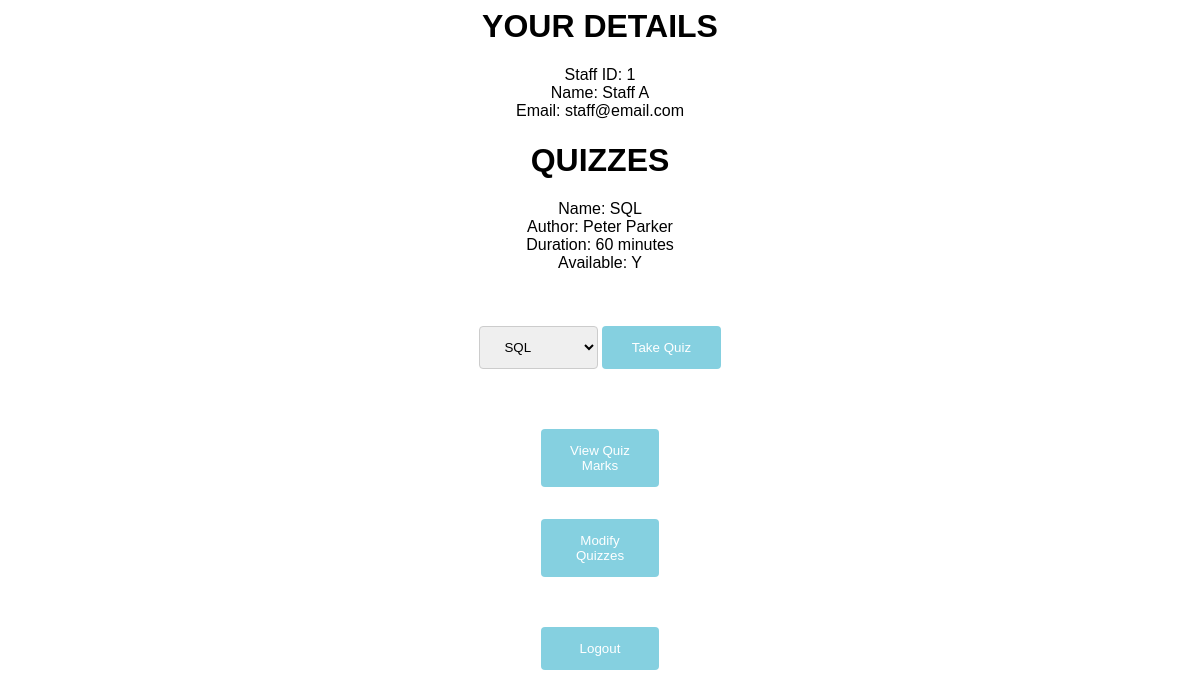
Page /staff_quiz.php (signed in) on the committed database.
### tables this page shows
CREATE TABLE `staff` (
  `staff_id` int(10) NOT NULL AUTO_INCREMENT,
  `name` varchar(100) NOT NULL,
  `email` varchar(100) NOT NULL,
  `password` varchar(100) NOT NULL,
  PRIMARY KEY (`staff_id`)
);

CREATE TABLE `quiz` (
  `quiz_id` int(10) NOT NULL AUTO_INCREMENT,
  `name` varchar(100) NOT NULL,
  `author` varchar(100) NOT NULL,
  `available` char(1) NOT NULL,
  `duration` int(10) NOT NULL,
  PRIMARY KEY (`quiz_id`)
);

### staff_quiz.php (the view, shortened to what this page needs)
<?php
    require_once('config.php');
?>
<html>
    <head>
        <link rel="stylesheet" type="text/css" href="mystyle.css">
    </head>
    <body>
        <div class="container">
                <h1> YOUR DETAILS</h1>
                <?php
                    $email = $_SESSION['email'];
                    $sql1 = "SELECT name, email, staff_id FROM staff";
                    $result1 = $mysqli->query($sql1);
                    while($rowx = $result1->fetch_assoc()) {
                        if($rowx["email"] == $email) {
                            echo "Staff ID: ". $rowx["staff_id"]."<br>";
                            echo "Name: ". $rowx["name"]."<br>";
                            echo "Email: ". $rowx["email"]."<br>";
                        }
                    }
                ?>
                <h1>QUIZZES</h1>
                <?php
                    $sql = "SELECT name, author, duration, available FROM quiz";
                    $result = $mysqli->query($sql);
                    if ($result->num_rows > 0) {
                      while($row = $result->fetch_assoc()) {
                            echo "Name: " . $row["name"] . "<br>" ;
                            echo "Author: " . $row["author"] . "<br>";
                            echo "Duration: ". $row["duration"] . " minutes". "<br>";
                            echo "Available: ". $row["available"] . "<br>";
                            echo "<br>";
                      }
                    } else {
                      echo "0 quizzes available";
                    }
                ?>
                <form action="staff_take_quiz.php" method = "get"><br>
                    <select name = "id">
                        <?php
                            $sql = "SELECT quiz_id, name, available FROM quiz";
                            $result = $mysqli->query($sql);
                            if ($result->num_rows > 0) {
                              while($row = $result->fetch_assoc()) {
                                    echo "<option value=". $row["quiz_id"] . ">" . $row["name"] . "</option>";
                              }
                            }
                        ?>
                    </select>
                    <button type="submit" class = "submit">Take Quiz</button>
                </form>
                <form action="staff_quiz_marks.php"><br>
                    <button type="submit" class = "submit">View Quiz Marks</button>
                </form>
                <form action="modify_quiz.php">
                    <button type="submit" class = "submit">Modify Quizzes</button>
                </form>
                <form action = "logout.php"><br>
                    <button type="submit" class = "submit">Logout</button>
                </form>
        </div>
    </body>
</html>

### mystyle.css (style rules this page uses)
body { font-family: Arial, Helvetica, sans-serif; background-color:white; background-color:#ffffff; }
h1 { text-align: center; }
button { width: 10%; background-color: #85d0e0; color: white; padding: 14px 20px; margin: 8px 0; border: none; border-radius: 4px; cursor: pointer; }
input[type=text], select { width: 10%; padding: 12px 20px; margin: 18px 0; display: inline-block; border: 1px solid #ccc; border-radius: 4px; box-sizing: border-box; }
input[type=password], select { width: 10%; padding: 12px 20px; margin: 18px 0; display: inline-block; border: 1px solid #ccc; border-radius: 4px; box-sizing: border-box; }
div { text-align: center; }

### rows in the picture
staff: staff_id "1", name "Staff A", email "staff@email.com"
quiz: name "SQL", author "Peter Parker", duration "60", available "Y"

### other values in the picture
form field id "SQL"
